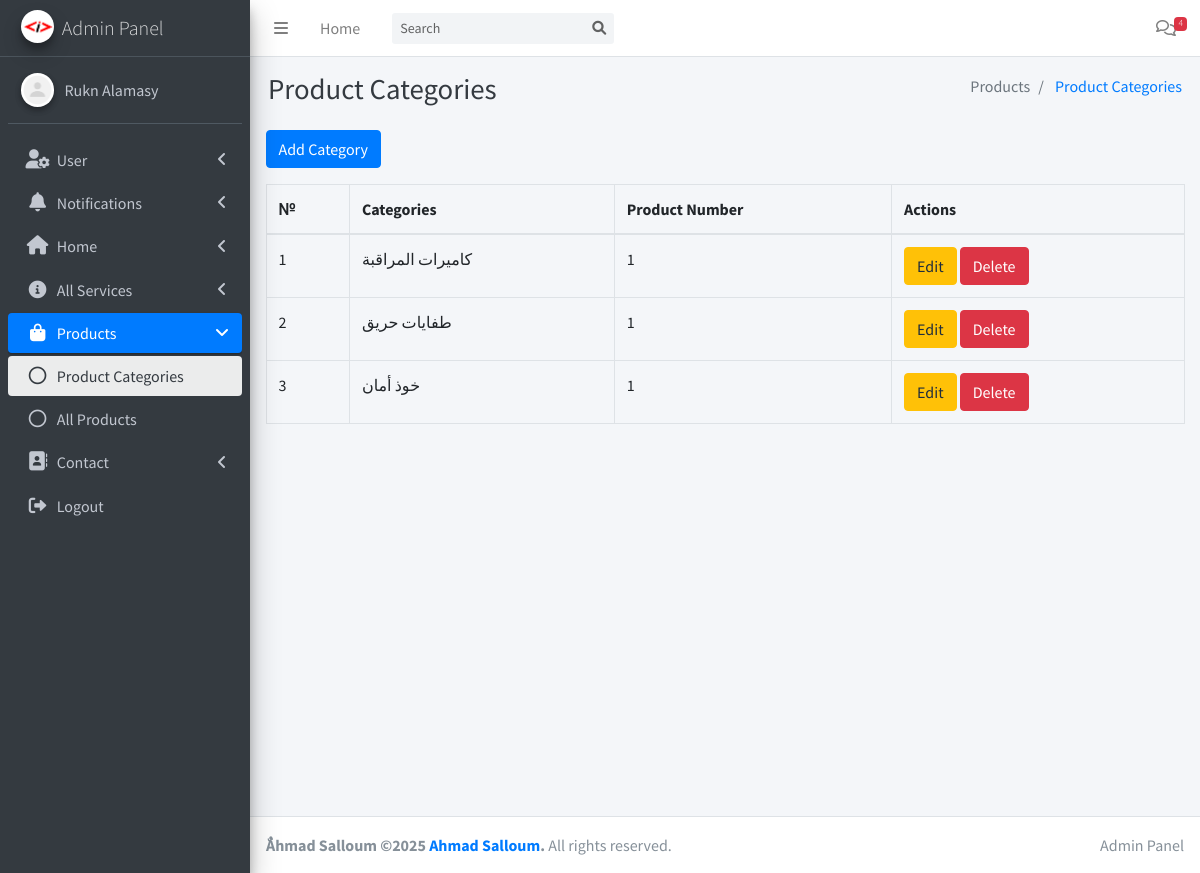
The app's page /admin/category.php (signed in) with its own data.
### tables this page shows
CREATE TABLE `category` (
  `id` int(11) NOT NULL,
  `category_name` varchar(255) NOT NULL
);

### config.php (called while the page is built, shortened)
<?php
class Database
{
    private $conn;
    public function __construct()
    {
        $servername = "localhost";
        $username = "root";
        $password = "";
        $dbname = "business_website";
        $this->conn = new mysqli($servername, $username, $password, $dbname);
    }
    function eQuery($sql, $params = [])
    {
        if ($stmt = $this->conn->prepare($sql)) {
            if ($stmt->execute()) {
                if (strpos($sql, 'SELECT') === 0) {
                    $result = $stmt->get_result();
                    return $result->fetch_all(MYSQLI_ASSOC);
                }
                return true;
            } else {
                error_log("ERROR: " . $stmt->error);
                return false;
            }
        } else {
            error_log("ERROR: " . $this->conn->error);
            return false;
        }
    }
}

### admin/check.php (called while the page is built, shortened)
<?php
include '../config.php';
$query = new Database();

### admin/category.php (the view, shortened to what this page needs)
<?php
include 'check.php';
$categories = $query->eQuery('SELECT
    c.id,
    c.category_name,
    COUNT(p.id) AS product_count
FROM
    category c
LEFT JOIN
    products p ON c.id = p.category_id
GROUP BY
    c.id, c.category_name;
');
?>
<!DOCTYPE html>
<html lang="en">
<head>
    <?php include 'includes/css.php'; ?>
</head>
<body class="hold-transition sidebar-mini">
    <div class="wrapper">
        <?php include 'includes/header.php'; ?>
        <div class="content-wrapper">
            <section class="content">
                <div class="container-fluid">
                    <div class="row">
                        <div class="col-md-12">
                            <button type="button" class="btn btn-primary mb-3" data-toggle="modal"
                                data-target="#addCategoryModal" id="addCategoryLabel">
                                Add Category
                            </button>
                            <table class="table table-bordered">
                                <thead>
                                    <tr>
                                        <th>№</th>
                                        <th>Categories</th>
                                        <th>Product Number</th>
                                        <th>Actions</th>
                                    </tr>
                                </thead>
                                <tbody>
                                    <?php foreach ($categories as $index => $category): ?>
                                        <tr>
                                            <td><?php echo $index + 1; ?></td>
                                            <td><?php echo htmlspecialchars($category['category_name'], ENT_QUOTES, 'UTF-8'); ?>
                                            </td>
                                            <td><?php echo $category['product_count']; ?></td>
                                            <td>
                                                <button type="button" class="btn btn-warning" data-toggle="modal"
                                                    data-target="#editModal<?php echo $category['id']; ?>">Edit</button>
                                                <button type="button" class="btn btn-danger"
                                                    onclick="deleteCategory(<?php echo $category['id']; ?>);">Delete</button>
                                            </td>
                                        </tr>
                                    <?php endforeach; ?>
                                </tbody>
                            </table>
                        </div>
                    </div>
                </div>
            </section>
        </div>
        <?php include 'includes/footer.php'; ?>
    </div>
</body>
</html>

### records on screen
category: category_name "كاميرات المراقبة", product_count "1"
category: category_name "طفايات حريق", product_count "1"
category: category_name "خوذ أمان", product_count "1"

### other values on screen
$message_count "4"
$pageTitle "Product Categories"
$item['title'] "Products"
$item['title'] "Product Categories"
$menuItem['menuTitle'] "User"
$menuItem['menuTitle'] "Notifications"
$menuItem['menuTitle'] "Home"
$menuItem['menuTitle'] "All Services"
$menuItem['menuTitle'] "Products"
$page['title'] "Product Categories"
$page['title'] "All Products"
$menuItem['menuTitle'] "Contact"
